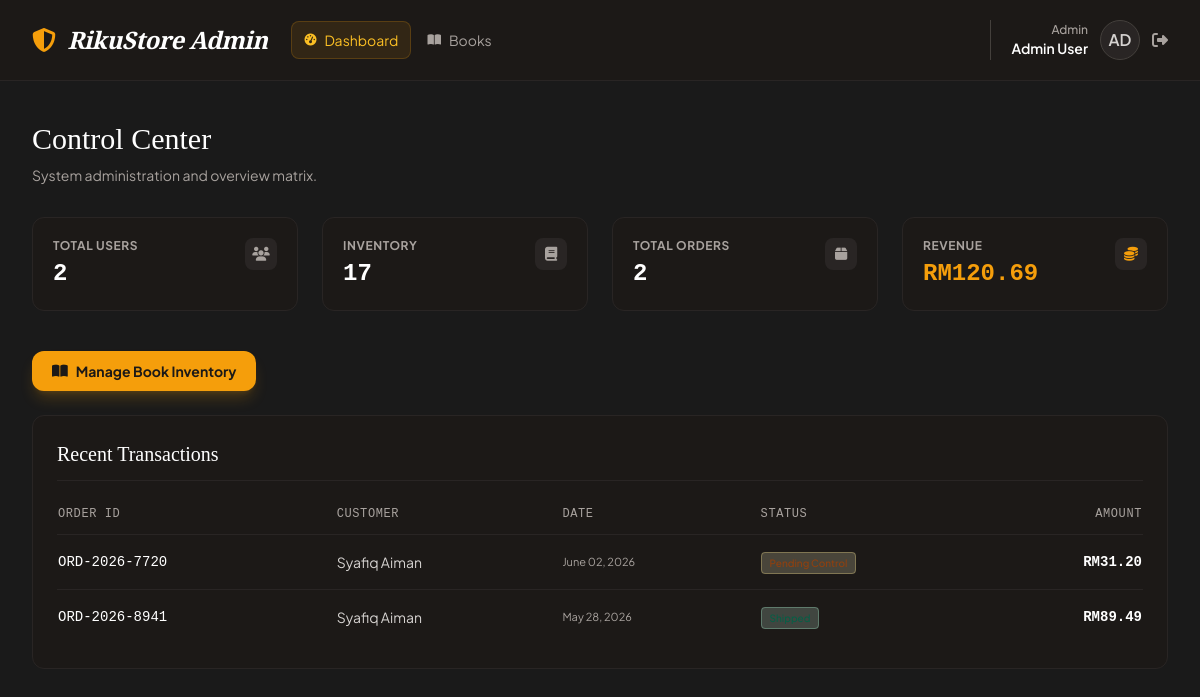
The app's page /admin_home.php (signed in) with its own data.
### tables this page shows
CREATE TABLE `orders` (
    `id` INT AUTO_INCREMENT PRIMARY KEY,
    `order_id` VARCHAR(50) NOT NULL UNIQUE,
    `user_id` INT NOT NULL,
    `order_date` VARCHAR(50) NOT NULL,
    `total_amount` DECIMAL(10, 2) NOT NULL,
    `status` VARCHAR(50) NOT NULL,
    `status_color` VARCHAR(100) NOT NULL,
    `items` TEXT NOT NULL,
    `shipping_address` TEXT NULL,
    `voucher_code` VARCHAR(50) NULL,
    `discount_amount` DECIMAL(10, 2) NOT NULL DEFAULT 0.00,
    `points_used` INT NOT NULL DEFAULT 0,
    FOREIGN KEY (`user_id`) REFERENCES `users`(`id`) ON DELETE CASCADE
);

CREATE TABLE `users` (
    `id` INT AUTO_INCREMENT PRIMARY KEY,
    `name` VARCHAR(100) NOT NULL,
    `email` VARCHAR(100) NOT NULL UNIQUE,
    `password` VARCHAR(255) NOT NULL,
    `role` ENUM('User', 'Admin') DEFAULT 'User',
    `initials` VARCHAR(5) NOT NULL,
    `joined_date` VARCHAR(50) NOT NULL,
    `address` TEXT,
    `loyalty_points` INT DEFAULT 0,
    `login_streak` INT DEFAULT 0,
    `last_login_date` DATE NULL,
    `reading_streak` INT DEFAULT 0,
    `last_read_date` DATE NULL,
    `today_reading_seconds` INT DEFAULT 0,
    `protection_used_month` VARCHAR(7) NULL
);

### admin_home.php (the view, shortened to what this page needs)
<?php
include 'db_connect.php';
$user_session = [
    'name' => $_SESSION['name'] ?? 'Admin',
    'initials' => $_SESSION['initials'] ?? 'A',
    'role' => $_SESSION['role'] ?? 'Admin',
];
$stats = [
    'total_users' => 0,
    'total_books' => 0,
    'total_orders' => 0,
    'total_revenue' => 0
];
$user_res = $conn->query("SELECT COUNT(*) as count FROM users WHERE role='User'");
if($user_res) $stats['total_users'] = $user_res->fetch_assoc()['count'];
$book_res = $conn->query("SELECT COUNT(*) as count FROM books");
if($book_res) $stats['total_books'] = $book_res->fetch_assoc()['count'];
$order_res = $conn->query("SELECT COUNT(*) as count, SUM(total_amount) as revenue FROM orders");
if($order_res) {
    $row = $order_res->fetch_assoc();
    $stats['total_orders'] = $row['count'] ?? 0;
    $stats['total_revenue'] = $row['revenue'] ?? 0;
}
$recent_orders = [];
$r_order_res = $conn->query("SELECT o.*, u.name as customer_name FROM orders o JOIN users u ON o.user_id = u.id ORDER BY o.id DESC LIMIT 5");
if ($r_order_res->num_rows > 0) {
    while($row = $r_order_res->fetch_assoc()) {
        $recent_orders[] = $row;
    }
}
?>
<!DOCTYPE html>
<html lang="en">
<head>
    <script src="https://cdn.tailwindcss.com"></script>
    <link rel="stylesheet" href="https://cdnjs.cloudflare.com/ajax/libs/font-awesome/6.4.0/css/all.min.css">
    <link rel="stylesheet" href="css/style.css">
    <link rel="stylesheet" href="css/admin_home.css">
</head>
<body class="flex flex-col min-h-screen">
    <nav class="bg-stone-900 border-b border-stone-800 sticky top-0 z-50">
        <div class="max-w-7xl mx-auto px-4 sm:px-6 lg:px-8">
            <div class="flex justify-between h-20">
                <div class="flex items-center">
                    <div class="flex items-center space-x-3 text-white font-bold text-2xl tracking-tight">
                        <i class="fa-solid fa-shield-halved text-amber-500"></i>
                        <span class="serif-title font-semibold italic text-2xl">RikuStore Admin</span>
                    </div>
                    <div class="hidden md:flex items-center space-x-1 text-sm ml-6">
                        <a href="admin_home.php" class="px-3 py-2 rounded-lg text-amber-400 bg-amber-500/10 border border-amber-500/20 flex items-center gap-2">
                            <i class="fa-solid fa-gauge-high text-xs"></i> Dashboard
                        </a>
                        <a href="admin_books.php" class="px-3 py-2 rounded-lg text-stone-400 hover:text-white hover:bg-stone-800 transition flex items-center gap-2">
                            <i class="fa-solid fa-book-open text-xs"></i> Books
                        </a>
                    </div>
                </div>
                <div class="flex items-center space-x-6">
                    <div class="flex items-center space-x-3 border-l pl-5 border-stone-700">
                        <div class="text-right hidden md:block">
                            <p class="text-xs text-stone-400 font-medium"><?php echo $user_session['role']; ?></p>
                            <p class="text-sm font-semibold text-white"><?php echo $user_session['name']; ?></p>
                        </div>
                        <div class="w-10 h-10 rounded-full bg-stone-800 flex items-center justify-center text-stone-300 font-semibold border border-stone-700">
                          <?php echo $user_session['initials']; ?>
                        </div>
                        <a href="logout.php" class="text-stone-400 hover:text-red-500 transition ml-2" title="Logout">
                            <i class="fa-solid fa-right-from-bracket"></i>
                        </a>
                    </div>
                </div>
            </div>
        </div>
    </nav>
    <main class="max-w-7xl mx-auto px-4 sm:px-6 lg:px-8 py-10 flex-grow w-full">
        <div class="mb-8">
            <h1 class="serif-title text-3xl font-normal text-white mb-2">Control Center</h1>
            <p class="text-stone-400 text-sm">System administration and overview matrix.</p>
        </div>
        <div class="grid grid-cols-1 sm:grid-cols-2 lg:grid-cols-4 gap-6 mb-10">
            <div class="bg-stone-900 border border-stone-800 rounded-xl p-5">
                <div class="flex justify-between items-start">
                    <div>
                        <p class="text-xs text-stone-400 font-bold uppercase tracking-wider mb-1">Total Users</p>
                        <h3 class="text-2xl font-mono font-bold text-white"><?php echo $stats['total_users']; ?></h3>
                    </div>
                    <div class="w-8 h-8 rounded-lg bg-stone-800 flex items-center justify-center text-stone-400">
                        <i class="fa-solid fa-users text-sm"></i>
                    </div>
                </div>
            </div>
            <div class="bg-stone-900 border border-stone-800 rounded-xl p-5">
                <div class="flex justify-between items-start">
                    <div>
                        <p class="text-xs text-stone-400 font-bold uppercase tracking-wider mb-1">Inventory</p>
                        <h3 class="text-2xl font-mono font-bold text-white"><?php echo $stats['total_books']; ?></h3>
                    </div>
                    <div class="w-8 h-8 rounded-lg bg-stone-800 flex items-center justify-center text-stone-400">
                        <i class="fa-solid fa-book text-sm"></i>
                    </div>
                </div>
            </div>
            <div class="bg-stone-900 border border-stone-800 rounded-xl p-5">
                <div class="flex justify-between items-start">
                    <div>
                        <p class="text-xs text-stone-400 font-bold uppercase tracking-wider mb-1">Total Orders</p>
                        <h3 class="text-2xl font-mono font-bold text-white"><?php echo $stats['total_orders']; ?></h3>
                    </div>
                    <div class="w-8 h-8 rounded-lg bg-stone-800 flex items-center justify-center text-stone-400">
                        <i class="fa-solid fa-box text-sm"></i>
                    </div>
                </div>
            </div>
            <div class="bg-stone-900 border border-stone-800 rounded-xl p-5">
                <div class="flex justify-between items-start">
                    <div>
                        <p class="text-xs text-stone-400 font-bold uppercase tracking-wider mb-1">Revenue</p>
                        <h3 class="text-2xl font-mono font-bold text-amber-500">RM<?php echo number_format($stats['total_revenue'], 2); ?></h3>
                    </div>
                    <div class="w-8 h-8 rounded-lg bg-stone-800 flex items-center justify-center text-amber-500">
                        <i class="fa-solid fa-coins text-sm"></i>
                    </div>
                </div>
            </div>
        </div>
        <div class="mb-6">
            <a href="admin_books.php"
               class="inline-flex items-center gap-2 px-5 py-2.5 bg-amber-500 hover:bg-amber-400 text-stone-900 font-bold rounded-xl text-sm transition shadow-lg shadow-amber-500/20 hover:-translate-y-0.5">
                <i class="fa-solid fa-book-open"></i> Manage Book Inventory
            </a>
        </div>
        <div class="bg-stone-900 border border-stone-800 rounded-xl p-6">
            <h2 class="serif-title text-xl font-normal text-white mb-6 border-b border-stone-800 pb-3">Recent Transactions</h2>
            <?php if (empty($recent_orders)): ?>
                <p class="text-stone-500 text-sm">No transactions found in the database.</p>
            <?php else: ?>
                <div class="overflow-x-auto">
                    <table class="w-full text-left text-sm">
                        <thead>
                            <tr class="text-stone-400 font-mono text-xs border-b border-stone-800">
                                <th class="pb-3 pr-4 font-normal uppercase tracking-wider">Order ID</th>
                                <th class="pb-3 pr-4 font-normal uppercase tracking-wider">Customer</th>
                                <th class="pb-3 pr-4 font-normal uppercase tracking-wider">Date</th>
                                <th class="pb-3 pr-4 font-normal uppercase tracking-wider">Status</th>
                                <th class="pb-3 font-normal uppercase tracking-wider text-right">Amount</th>
                            </tr>
                        </thead>
                        <tbody class="divide-y divide-stone-800">
                            <?php foreach($recent_orders as $o): ?>
                                <tr class="hover:bg-stone-800/50 transition">
                                    <td class="py-4 pr-4 font-mono text-white"><?php echo $o['order_id']; ?></td>
                                    <td class="py-4 pr-4 text-stone-300"><?php echo htmlspecialchars($o['customer_name']); ?></td>
                                    <td class="py-4 pr-4 text-stone-400 text-[11px]"><?php echo $o['order_date']; ?></td>
                                    <td class="py-4 pr-4">
                                        <span class="px-2 py-1 rounded text-[10px] font-medium border <?php echo $o['status_color']; ?> bg-opacity-20 border-opacity-30">
                                        </span>
                                    </td>
                                    <td class="py-4 text-right font-mono font-bold text-white">RM<?php echo number_format($o['total_amount'], 2); ?></td>
                                </tr>
                            <?php endforeach; ?>
                        </tbody>
                    </table>
                </div>
            <?php endif; ?>
        </div>
    </main>
</body>
</html>

### css/style.css (style rules this page uses)
body { font-family: 'Plus Jakarta Sans', sans-serif; background-color: #fcfbf7; }
.serif-title { font-family: 'Playfair Display', serif; }

### css/admin_home.css (style rules this page uses)
body { background-color: #1a1a1a; color: #f5f5f5; }

### records on screen
orders: order "ORD-2026-7720", user.name "Syafiq Aiman", order_date "June 02, 2026", total_amount "31.20"
orders: order "ORD-2026-8941", user.name "Syafiq Aiman", order_date "May 28, 2026", total_amount "89.49"

### other values on screen
$user_session['role'] "Admin"
$user_session['name'] "Admin User"
$user_session['initials'] "AD"
$stats['total_users'] "2"
$stats['total_books'] "17"
$stats['total_orders'] "2"
$stats['total_revenue'] "120.69"
